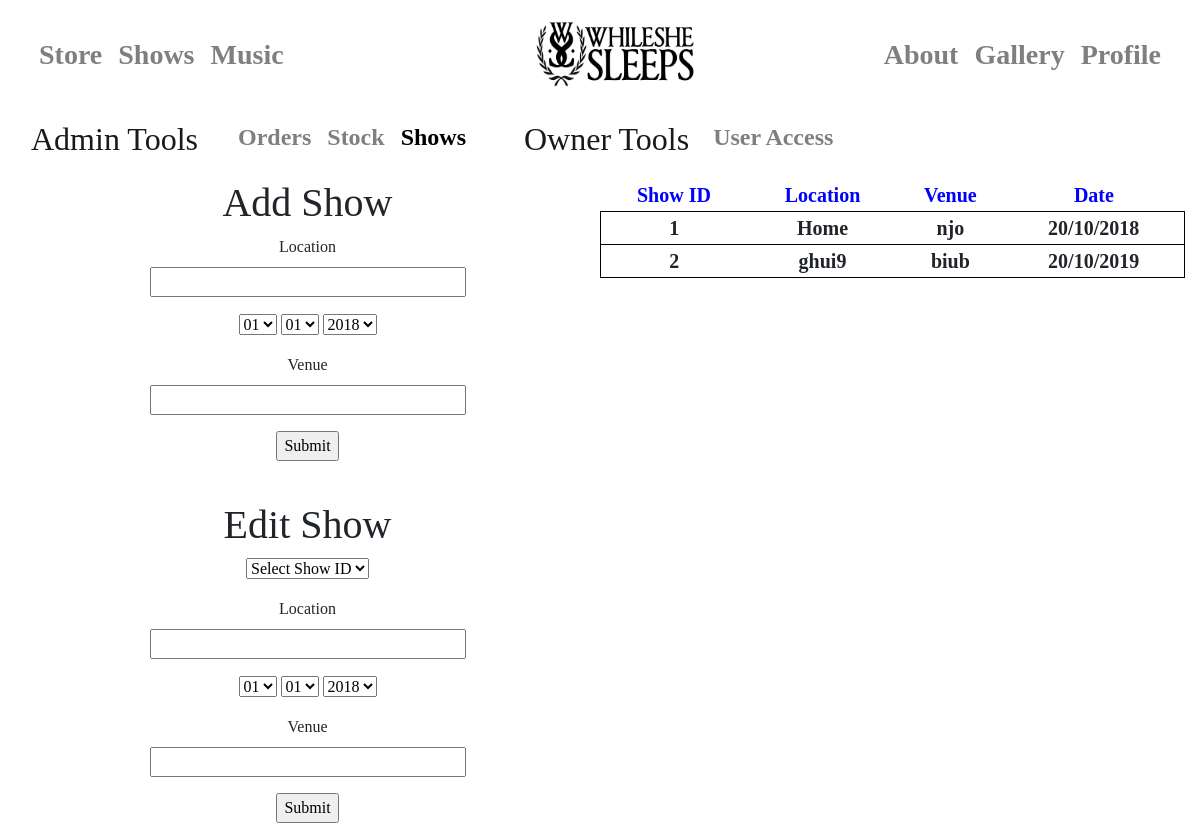
The page /admin/shows (signed in) on the database as committed earlier.
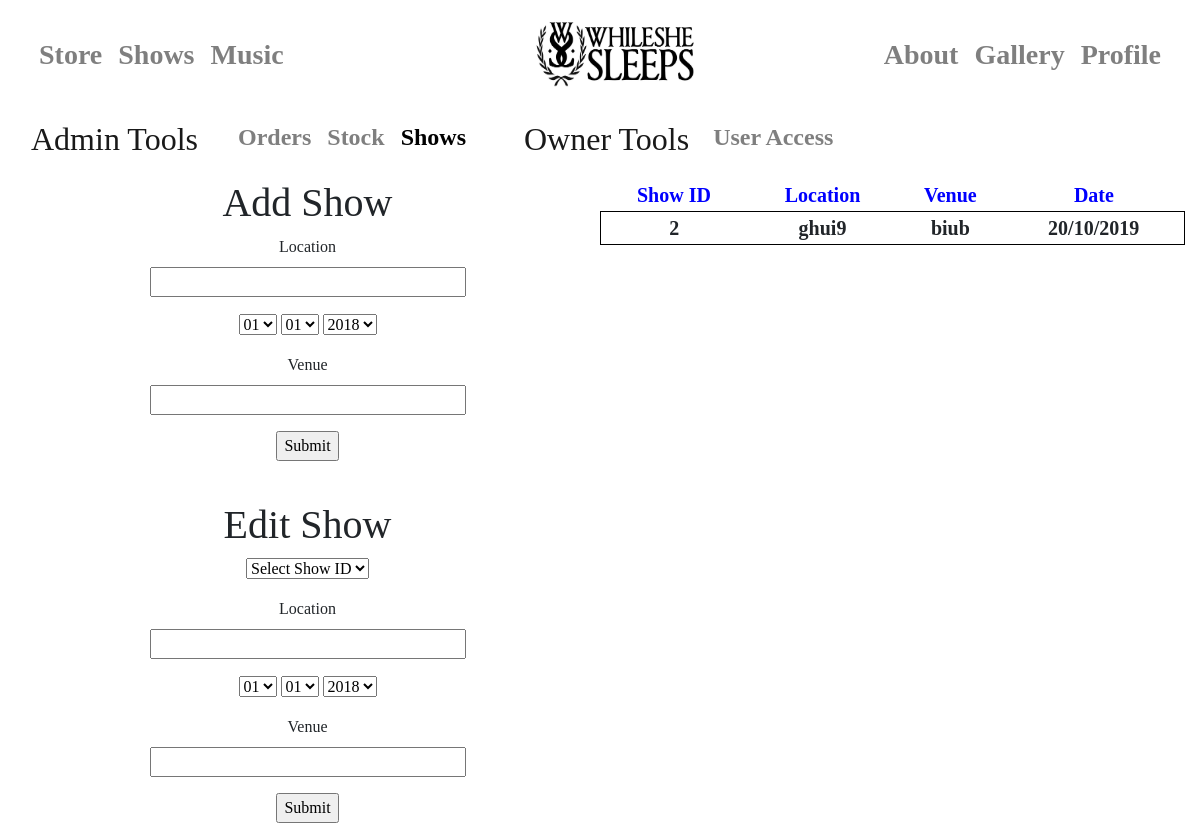
The same page on the database as committed later.
### app/models.py (models this page shows, shortened)
class User(UserMixin, db.Model):
    id = db.Column(db.Integer, primary_key=True)
    username = db.Column(db.String(64), index=True, unique=True)
    email = db.Column(db.String(120), index=True, unique=True)
    password_hash = db.Column(db.String(128))
    name = db.Column(db.String(40), index=True)
    address1 = db.Column(db.String(40), index=True)
    address2 = db.Column(db.String(40), index=True)
    towncity = db.Column(db.String(40), index=True)
    postcode = db.Column(db.String(40), index=True)
    accesslevel = db.Column(db.Integer, index=True)
    card = db.Column(db.String)

class Concerts(db.Model):
    id = db.Column(db.Integer, primary_key=True)
    location = db.Column(db.String(40))
    venue = db.Column(db.String(40))
    day = db.Column(db.Integer)
    month = db.Column(db.Integer)
    year = db.Column(db.Integer)

### app/routes.py (the view, shortened to what this page needs)
@app.route("/admin/shows", methods=["GET", "POST"])
def shows_page():                                                 # Shows Admin Page
    if current_user.is_anonymous:                                 # Parameters: None
        return redirect(404)                                      # Returns: shows.html file and passes in the concerts database and add_shows and
    else:                                                         # edit_shows forms
        for j in User.query.all():                                # Purpose: To see, update and add shows to the database. Only Users with an access
            if current_user.id == j.id:                           # Also it checks whether a user has set up notifications, and if they have sends out
                if j.accesslevel >= 2:                            # an email to the user
                    form = add_shows()
                    form2 = edit_shows()
                    return render_template("user/admin/shows.html", title="Admin-", shows=Concerts.query.all(), form=form, form2=form2,
                                           users=User.query.all())
                else:
                    return redirect(404)

### app/forms.py
class add_shows(FlaskForm):
    location = StringField("Location")
    venue = StringField("Venue")
    submit = SubmitField("Submit")
    day = SelectField(
        choices=[("01", "01"), ("02", "02"), ("03", "03"), ("04", "04"), ("05", "05"), ("06", "06"), ("07", "07"), ("08", "08"),
                 ("09", "09"), ("10", "10"), ("11", "11"), ("12", "12"), ("13", "13"), ("14", "14"), ("15", "15"),
                 ("16", "16"), ("17", "17"), ("18", "18"), ("19", "19"), ("20", "20"), ("21", "21"), ("22", "22"),
                 ("23", "23"), ("24", "24"), ("25", "25"), ("26", "26"), ("27", "27"), ("28", "28"), ("29", "29"),
                 ("30", "30"), ("31", "31")])
    month = SelectField(
        choices=[("01", "01"), ("02", "02"), ("03", "03"), ("04", "04"), ("05", "05"), ("06", "06"), ("07", "07"), ("08", "08"),
                 ("09", "09"), ("10", "10"), ("11", "11"), ("12", "12")])
    year = SelectField(choices=[("2018", "2018"), ("2019", "2019"), ("2020", "2020"), ("2021", "2021")])

### app/models.py (called while the page is built)
@login.user_loader
def load_user(the_id):
    return User.query.get(int(the_id))

### app/templates/user/admin/shows.html (shortened to what this page needs)
{% extends"user/admin/admin_layout.html" %}
{% block body %}
<div class="text-center" style="float: left; width: 50%;font-family: Rockwell">
    <h1>Add Show</h1>
        <form action="" method="post">
            <p>
                {{ form.location.label }}<br>
                {{ form.location(size=32) }}<br>
            </p>
            <p>
                {{ form.day(size=1) }}
                {{ form.month(size=1) }}
                {{ form.year(size=1) }}
            </p>
            <p>
                {{ form.venue.label }}<br>
                {{ form.venue(size=32) }}<br>
            </p>
            <p>{{ form.submit() }}</p>
        </form>
<br>
<h1>Edit Show</h1>
<form action="" method="post">
            <p>{{ form2.show_id(size=1) }}</p>
            <p>
                {{ form2.location.label }}<br>
                {{ form2.location(size=32) }}<br>
            </p>
            <p>
                {{ form2.day(size=1) }}
                {{ form2.month(size=1) }}
                {{ form2.year(size=1) }}
            </p>
            <p>
                {{ form2.venue.label }}<br>
                {{ form2.venue(size=32) }}<br>
            </p>
            <p>{{ form2.submit() }}</p>
</form>
</div>
    <div class="text-center" style="float: left;width: 50%; font-family: Rockwell">
    <table style="font-size: 20px;overflow: paged-y" width="100%">
        <tr style="color: blue">
            <th>Show ID</th>
            <th>Location</th>
            <th>Venue</th>
            <th>Date</th>
        </tr>
        {% for i in shows %}
        <tr style="border: solid 1px black">
            <th>{{ i.id }}</th>
            <th>{{ i.location }}</th>
            <th>{{ i.venue }}</th>
            <th>{{ i.day }}/{{ i.month }}/{{ i.year }}</th>
        </tr>
        {% endfor %}
    </table>
    </div>
{% endblock %}

### app/templates/user/admin/admin_navbar.html (shortened to what this page needs)
<nav class="navbar navbar-expand-md navbar-light bg-transparent mb-4">
    <a class="navbar-brand" href="/admin" style="font-family: 'Century Gothic'"><h1 style="font-size: 160%">Admin Tools</h1></a>
      <div class="collapse navbar-collapse" id="navbarCollapse">
        <ul class="navbar-nav mr-auto">
            <li class="nav-item">
                <a class="nav-link">    </a>
            </li>
            <li class="nav-item">
                <a id="admin_orders" class="nav-link" href="/admin/orders"><h1 style="font-size:150%;font-family: 'Century Gothic'"><b>Orders</b></h1></a>
          </li>
          <li class="nav-item">
            <a id="admin_stock" class="nav-link" href="/admin/stock"><h1 style="font-size:150%;font-family: 'Century Gothic'"><b>Stock</b></h1></a>
          </li>
            <li class="nav-item">
                <a id="admin_shows" class ="nav-link" href="/admin/shows"><h1 style="font-size:150%;font-family: 'Century Gothic'"><b>Shows</b></h1></a>
            </li>
            {%  for i in users %}
                {% if i.id == current_user.id %}
                    {% if i .accesslevel ==3 %}
                        <li class="navbar-brand"><h1 style="font-size: 160%;font-family: 'Century Gothic';margin-left: 50px">Owner Tools</h1> </li>
                        <li><a id="owner_access" class="nav-link" href="/admin/users"><h1 style="font-size: 150%;font-family: 'Century Gothic'"><b>User Access</b></h1></a> </li>
                    {% endif %}
                {% endif %}
            {% endfor %}
        </ul>
      </div>
    </nav>

Rows that differ between the two databases and show on the page:
removed Concerts: id "1", location "Home", venue "njo", day "20", month "10", year "2018"
